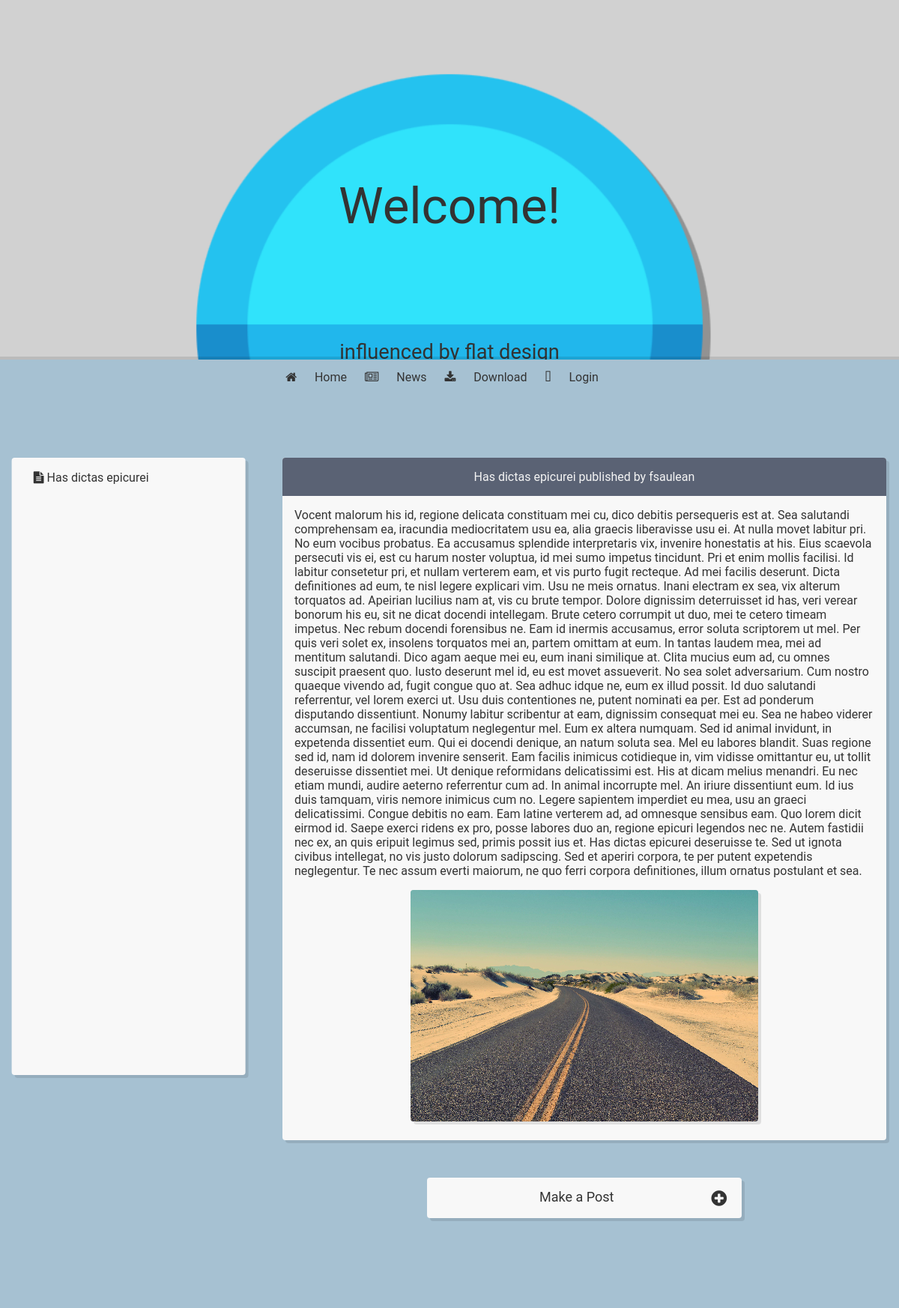
Before: / with the older database file.
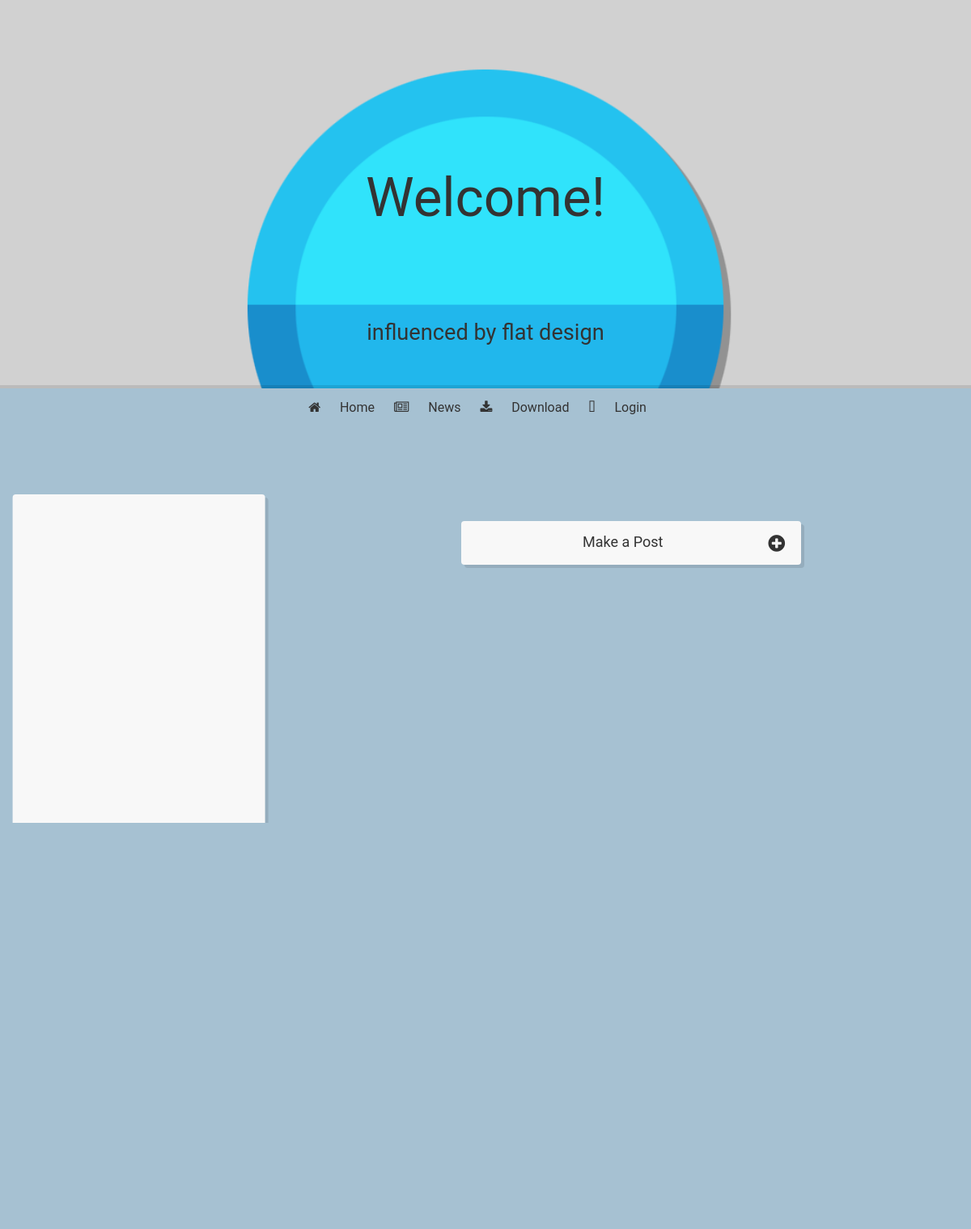
After: the same page with the newer database file.
### blog/models.py (models this page shows, shortened)
class Post(models.Model):
    title = models.CharField(max_length=140)
    post_text = models.TextField(default='')
    published_date = models.DateTimeField('date published')
    post_image = models.ImageField(blank=True, null=True, upload_to='images/%Y/%m/%D/')
    post_url = models.SlugField(max_length=50, unique=True, blank=True, null=True)
    post_delete_status = models.BooleanField(default=False)
    post_likes = models.IntegerField(default=0)
    poster = models.ForeignKey(MyUser, on_delete=models.CASCADE, null=True)
    class Meta:
        verbose_name_plural = "Blog Posts"

### accounts/models.py (models this page shows)
class MyUser(AbstractBaseUser, PermissionsMixin):
    username = models.CharField(max_length=300, validators = [RegexValidator(regex= USERNAME_REGX, message="No Special Characters Allowed", code='invalid_username')], unique=True)
    email = models.EmailField(max_length=255, unique=True, verbose_name='email address')
    is_staff = models.BooleanField(default=False)
    is_admin = models.BooleanField(default=False)
    bio = models.CharField(max_length=240, blank=True, null=True)
    profile_pic = models.ImageField(blank=True, null=True, upload_to='images/profile/%Y/%m/%D/')
    objects = MyUserManager()
    USERNAME_FIELD = 'username'
    REQUIRED_FIELDS= ['email']

### blog/views.py (the view)
# urls.py: path('', views.index, name='index'),
def index(request):
    blog_post_list = Post.objects.all()[::-1]
    comment_list = Comment.objects.all()
    current_user = request.user
    form_post = make_post_form()
    form_comment = make_comment_form()
    context = {
        "blog_post_list" : blog_post_list, "form_post" : form_post, "form_comment" : form_comment, "comment_list" : comment_list, "current_user" : current_user
    }
    return render(request, 'blog/main.html', context)

### blog/templates/blog/main.html (shortened to what this page needs)
{% load static %}
<head>
    <link href="{% static 'blog/style.css'%}" rel="stylesheet" type="text/css" />
    <link rel="stylesheet" href="https://cdnjs.cloudflare.com/ajax/libs/font-awesome/4.7.0/css/font-awesome.min.css">
</head>
<body>
    <div class="topImg">
        <div class="boxImg">
            <div class="hidden">
                <p4>
                    Welcome!
                </p4>
                <p5>
                    influenced by flat design
                </p5>
            </div>
        </div>
    </div>
    <div class="container">
        <div class="navbar" align="center">
            <a href="#home" id="home">
                <span>
                    Home
                </span>
            </a>
            <a href="#news" id="news">
                <span>
                    News
                </span>
            </a>
            <a href="#download" id="download">
                <span>
                    Download
                </span>
            </a>
            {% if current_user.is_authenticated %}
            <a href="{% url 'accounts:see_account' slug=current_user.username %}" id="profile">
                <span>
                    {{ current_user.username }}
                </span>
            </a>
            {% else %}
            <a href="{% url 'accounts:login' %}" id="log-in">
                <span>
                    Login
                </span>
            </a>
            {% endif %}
        </div>
        <div class="side-left">
            {% for post in blog_post_list %}
                {% if not post.post_delete_status %}
                <a href="{% url 'blog:see_post' slug=post.post_url %}" class="highlight">
                    {{ post.title }}
                </a>
                {% endif %}
            {% endfor %}
        </div>
        <div class="side-right">
        {% block content %}
            {% for post in blog_post_list %}
                {% if not post.post_delete_status %}
                <div class="post">
                    <div class="post-head" id="{{ post.post_url}}" style="text-align: center;">
                        <p2>
                            {{ post.title }} published by {{ post.poster.username }}
                        </p2>
                    </div>
                    <p>
                        {{ post.post_text }}
                        {% if post.post_image %}
                            <img src="{{ post.post_image.url }}" class="img-size">
                        {% endif %}
                    </p>
                </div>
                {% endif %}
            {% endfor %}
        {% endblock %}
        <div class="commentBox">
            <button class="accordion exterior">
                    Make a Post
            </button>
        </div>
        </div>
        <button id='up-button'></button>
    </div>
</body>

Changed rows visible on the page:
removed Post: title "Has dictas epicurei", poster.username "fsaulean", post_text "Vocent malorum his id, regione delicata constituam mei cu, dico debitis persequeris est at. Sea salutandi comprehensam ea, iracundia mediocritatem usu ea, alia graecis liberavisse usu ei. At nulla movet labitur pri. No eum vocibus probatus. Ea accusamus splendide interpretaris vix, invenire honestatis at his. Eius scaevola persecuti vis ei, est cu harum noster voluptua, id mei sumo impetus tincidunt. Pri et enim mollis facilisi. Id labitur consetetur pri, et nullam verterem eam, et vis purto fugit recteque. Ad mei facilis deserunt. Dicta definitiones ad eum, te nisl legere explicari vim. Usu ne meis ornatus. Inani electram ex sea, vix alterum torquatos ad. Apeirian lucilius nam at, vis cu…", post_image (picture)
